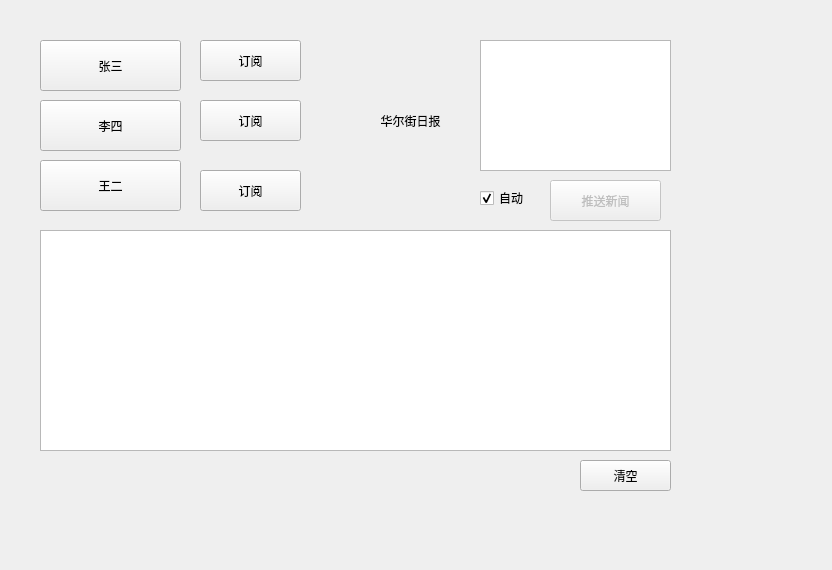
<?xml version="1.0" encoding="UTF-8"?>
<ui version="4.0">
 <class>UIObserver</class>
 <widget class="QWidget" name="UIObserver">
  <property name="geometry">
   <rect>
    <x>0</x>
    <y>0</y>
    <width>832</width>
    <height>570</height>
   </rect>
  </property>
  <property name="windowTitle">
   <string>Form</string>
  </property>
  <widget class="QPushButton" name="btn_send">
   <property name="enabled">
    <bool>false</bool>
   </property>
   <property name="geometry">
    <rect>
     <x>550</x>
     <y>180</y>
     <width>111</width>
     <height>41</height>
    </rect>
   </property>
   <property name="text">
    <string>推送新闻</string>
   </property>
   <property name="checkable">
    <bool>false</bool>
   </property>
  </widget>
  <widget class="QTextBrowser" name="textBrowser_message">
   <property name="geometry">
    <rect>
     <x>40</x>
     <y>230</y>
     <width>631</width>
     <height>221</height>
    </rect>
   </property>
  </widget>
  <widget class="QPushButton" name="btn_3">
   <property name="geometry">
    <rect>
     <x>40</x>
     <y>160</y>
     <width>141</width>
     <height>51</height>
    </rect>
   </property>
   <property name="text">
    <string>王二</string>
   </property>
  </widget>
  <widget class="QPushButton" name="btn_1">
   <property name="geometry">
    <rect>
     <x>40</x>
     <y>40</y>
     <width>141</width>
     <height>51</height>
    </rect>
   </property>
   <property name="text">
    <string>张三</string>
   </property>
  </widget>
  <widget class="QPushButton" name="btn_2">
   <property name="geometry">
    <rect>
     <x>40</x>
     <y>100</y>
     <width>141</width>
     <height>51</height>
    </rect>
   </property>
   <property name="text">
    <string>李四</string>
   </property>
  </widget>
  <widget class="QPushButton" name="btn_subscribe1">
   <property name="geometry">
    <rect>
     <x>200</x>
     <y>40</y>
     <width>101</width>
     <height>41</height>
    </rect>
   </property>
   <property name="text">
    <string>订阅</string>
   </property>
  </widget>
  <widget class="QPushButton" name="btn_subscribe2">
   <property name="geometry">
    <rect>
     <x>200</x>
     <y>100</y>
     <width>101</width>
     <height>41</height>
    </rect>
   </property>
   <property name="text">
    <string>订阅</string>
   </property>
  </widget>
  <widget class="QPushButton" name="btn_subscribe3">
   <property name="geometry">
    <rect>
     <x>200</x>
     <y>170</y>
     <width>101</width>
     <height>41</height>
    </rect>
   </property>
   <property name="text">
    <string>订阅</string>
   </property>
  </widget>
  <widget class="QLabel" name="label_paper">
   <property name="geometry">
    <rect>
     <x>350</x>
     <y>40</y>
     <width>121</width>
     <height>161</height>
    </rect>
   </property>
   <property name="text">
    <string>华尔街日报</string>
   </property>
   <property name="alignment">
    <set>Qt::AlignCenter</set>
   </property>
  </widget>
  <widget class="QPlainTextEdit" name="edit_message1">
   <property name="geometry">
    <rect>
     <x>480</x>
     <y>40</y>
     <width>191</width>
     <height>131</height>
    </rect>
   </property>
  </widget>
  <widget class="QPushButton" name="btn_clear">
   <property name="geometry">
    <rect>
     <x>580</x>
     <y>460</y>
     <width>91</width>
     <height>31</height>
    </rect>
   </property>
   <property name="text">
    <string>清空</string>
   </property>
  </widget>
  <widget class="QCheckBox" name="ck_auto">
   <property name="geometry">
    <rect>
     <x>480</x>
     <y>190</y>
     <width>71</width>
     <height>16</height>
    </rect>
   </property>
   <property name="text">
    <string>自动</string>
   </property>
   <property name="checked">
    <bool>true</bool>
   </property>
  </widget>
 </widget>
 <resources/>
 <connections/>
</ui>
